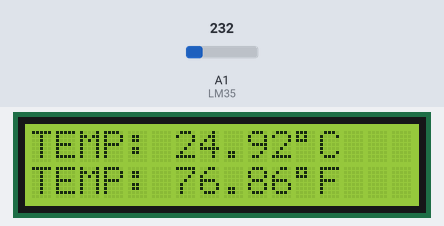
The sketch below on a simulated Arduino Uno, built with avr-gcc and run on an emulated ATmega328P. On the bench: 16×2 character LCD. Inputs (shaded band) come from the test bench; at power-on: A1 (LM35) = 232.

Above: at 2.2 s.
2.3 s: A1 (LM35) set to 250
At 3.8 s:
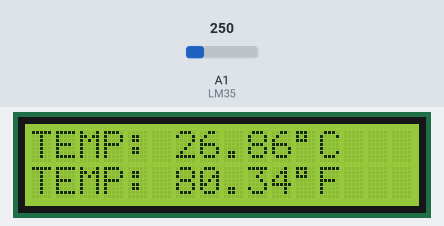
6.4 s: A1 (LM35) set to 266
At 7.9 s:
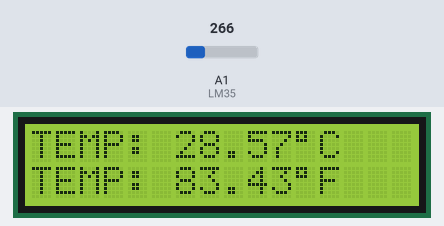
9.6 s: A1 (LM35) set to 290
At 10.9 s:
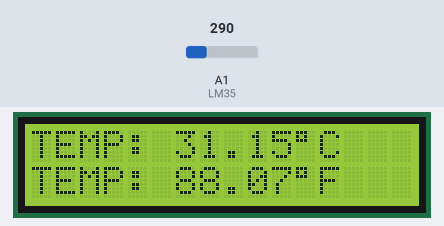
Timing chart, 0 to 12.6 s (numbered marks = the images above; inputs shaded):
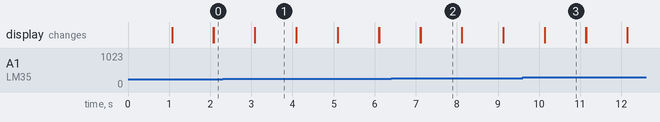

The sketch:

LCD_display_interface_using_Arduino.ino
```cpp
#include <LiquidCrystal.h>
const int rs = 2, en = 3, d4 = 4, d5 = 5, d6 = 6, d7 = 7;
LiquidCrystal lcd(rs, en, d4, d5, d6, d7);

float tempC;    // Temperature in Celsius
float tempF;    // Temperature in Fahrenheit

void setup() {
  Serial.begin(9600);
  analogReference(INTERNAL);            // Using internal reference voltage (1.1V)
  lcd.begin(16, 2);                     // Initialize the LCD with 16x2 characters
  lcd.setCursor(0, 0);
  lcd.print("   Made by Mahin ");
  lcd.setCursor(0, 1);
  lcd.print("  Basic Project    ");
  delay(1000);                          // Show the message for 1 second
  lcd.clear();
}

void loop() {
  int sensorValue = analogRead(A1);     // Read the analog input from LM35 sensor

  // Convert the analog input to Celsius
  tempC = sensorValue * 1100.0 / (1024.0 * 10.0);  // Correct calculation for Celsius using internal reference voltage

  // Convert Celsius to Fahrenheit
  tempF = tempC * 9.0 / 5.0 + 32.0;

  // Display the Celsius temperature
  lcd.setCursor(0, 0);                   // Set cursor to the first line
  lcd.print("TEMP: ");
  lcd.print(tempC);
  lcd.print((char)223);                   // Degree symbol
  lcd.print("C");

  // Display the Fahrenheit temperature
  lcd.setCursor(0, 1);                   // Set cursor to the second line
  lcd.print("TEMP: ");
  lcd.print(tempF);
  lcd.print((char)223);                   // Degree symbol
  lcd.print("F");

  delay(1000);                           // Delay for readability
  lcd.clear();                           // Clear the display for the next update
}
```

Measured:
- after the input at 2.3 s, the display: first differs from a run without the input after 0.79 s (image 1)
- after the input at 6.4 s, the display: first differs from a run without the input after 0.72 s (image 2)
- after the input at 9.6 s, the display: first differs from a run without the input after 0.54 s (image 3)
- what the display in image 1 shows lasts 1.0 s, from 3.1 s to 4.1 s
